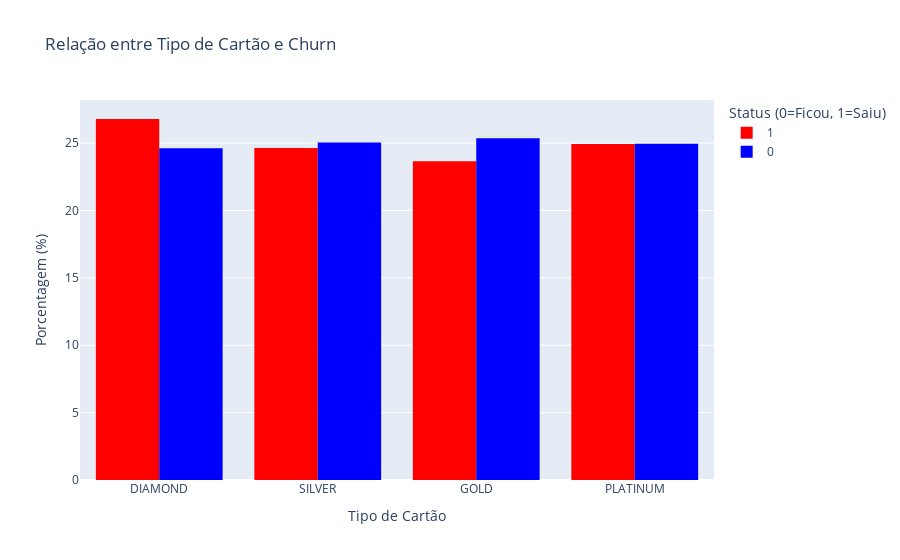

Source (notebook cell):
### Code cell
import plotly.express as px

# O histograma com o argumento histfunc='avg' ou usando o DataFrame agrupado
# A forma mais simples de ver a relação direta é:
fig = px.histogram(df, 
                   x='Card Type', 
                   color='Exited', 
                   barmode='group',
                   histnorm='percent', # Mostra a proporção dentro de cada categoria
                   title='Relação entre Tipo de Cartão e Churn',
                   labels={'Card Type': 'Tipo de Cartão', 'Exited': 'Status (0=Ficou, 1=Saiu)'},
                   color_discrete_map={0: 'blue', 1: 'red'})

fig.update_layout(yaxis_title="Porcentagem (%)")
fig.show()

#Até este ponto é demonstrado a relação entre o tipo do cartão e o churn

### Figure 1 — Plotly figure (JSON) as saved in the notebook; plotly's stock layout.template omitted (floating-point values rounded to 4 significant figures; data arrays with more than 128 entries replaced by an {"elided": "..."} marker saying what was removed)
{"data": [{"alignmentgroup": "True", "bingroup": "x", "histnorm": "percent", "hovertemplate": "Status (0=Ficou, 1=Saiu)=1<br>Tipo de Cartão=%{x}<br>percent=%{y}<extra></extra>", "legendgroup": "1", "marker": {"color": "red", "pattern": {"shape": ""}}, "name": "1", "offsetgroup": "1", "orientation": "v", "showlegend": true, "type": "histogram", "x": {"elided": "2038 str values"}, "xaxis": "x", "yaxis": "y"}, {"alignmentgroup": "True", "bingroup": "x", "histnorm": "percent", "hovertemplate": "Status (0=Ficou, 1=Saiu)=0<br>Tipo de Cartão=%{x}<br>percent=%{y}<extra></extra>", "legendgroup": "0", "marker": {"color": "blue", "pattern": {"shape": ""}}, "name": "0", "offsetgroup": "0", "orientation": "v", "showlegend": true, "type": "histogram", "x": {"elided": "7962 str values"}, "xaxis": "x", "yaxis": "y"}], "layout": {"barmode": "group", "legend": {"title": {"text": "Status (0=Ficou, 1=Saiu)"}, "tracegroupgap": 0}, "title": {"text": "Relação entre Tipo de Cartão e Churn"}, "xaxis": {"anchor": "y", "domain": [0, 1], "title": {"text": "Tipo de Cartão"}}, "yaxis": {"anchor": "x", "domain": [0, 1], "title": {"text": "Porcentagem (%)"}}}}
